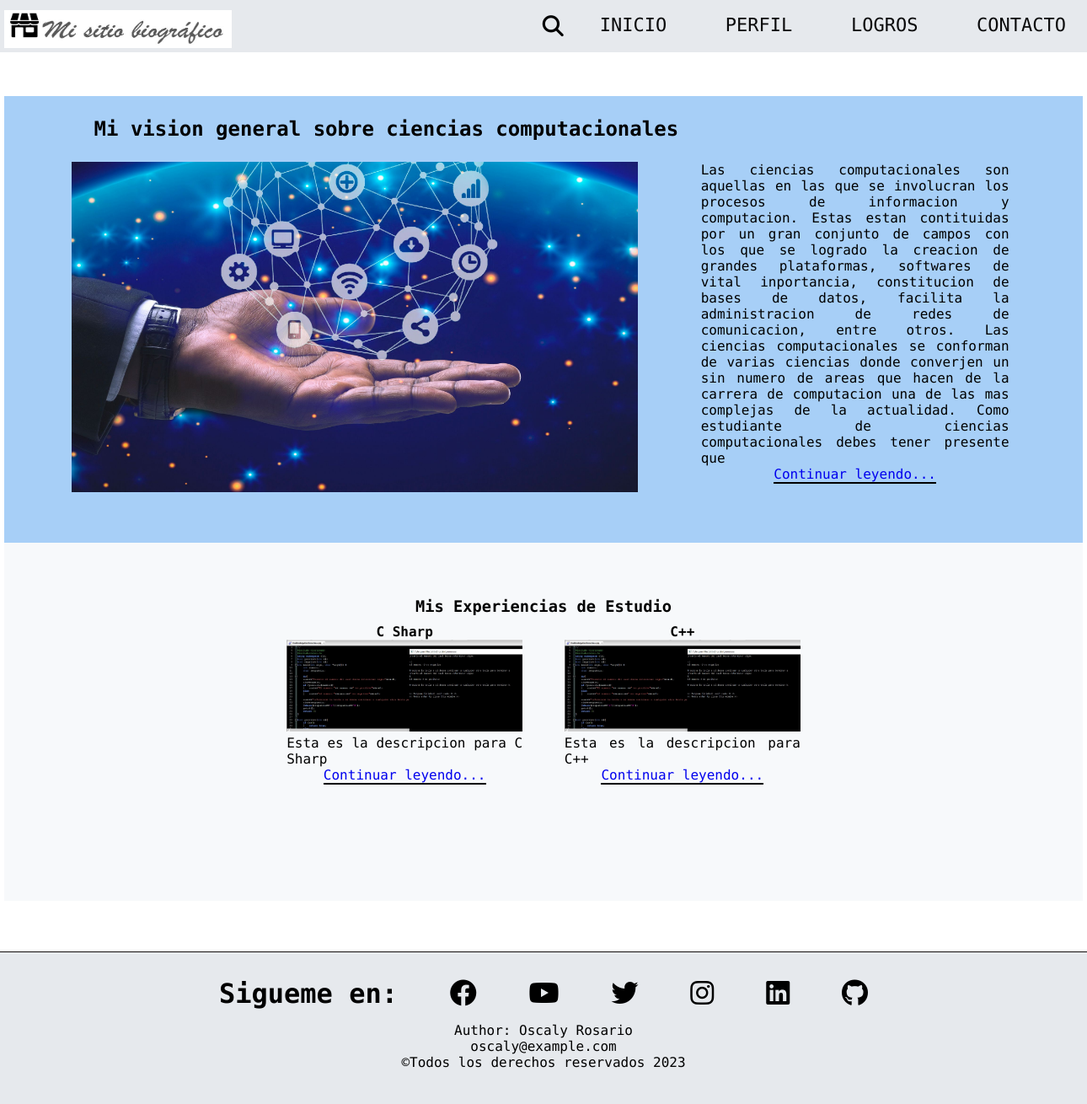
The app's page /perfil/ with its own data.
### perfil/models.py (models this page shows, shortened)
class Profile(models.Model):
    title = models.CharField(max_length = 200, verbose_name='Titulo')
    description = models.TextField(verbose_name = 'Descripcion')
    content = models.TextField (null = True, blank = True, verbose_name = 'Contenido')
    image = models.ImageField(upload_to="perfil", verbose_name= 'Imagen')
    link = models.URLField (null = True, blank = True, verbose_name = 'Enlace')
    created = models.DateTimeField(auto_now_add = True, verbose_name = 'Fecha de creacion')
    updated = models.DateTimeField(auto_now = True, verbose_name = 'Fecha de actualizacion')
    class Meta:
        verbose_name = 'Perfil'
        verbose_name_plural = 'Perfiles'
        ordering = ["-created"]

### perfil/views.py (the view)
# urls.py: path('perfil/', views.profile, name='perfil'),
def profile(request):
    profiles = Profile.objects.all()
    return render (request, 'perfil/perfil.html', {'profiles':profiles})

### perfil/templates/perfil/perfil.html
{% extends 'core/base.html' %}
{% load static %}
    {% block content %}
        <main class = "perfil_main">
            <section class="perfil_intro">
                <div class="intro_content">
                    <h2>Mi vision general sobre ciencias computacionales</h2>
                    <img src="{% static 'core/img/preview_ciencias_computacionales.jpg' %}" alt="img ciencias computacionales">
                    <div class="content_detail">
                        <p>
                            Las ciencias computacionales son aquellas en las que se involucran los procesos de informacion y computacion.
                            Estas estan contituidas por un gran conjunto de campos con los que se logrado la creacion
                            de grandes plataformas, softwares de vital inportancia, constitucion de bases de datos, facilita la administracion
                            de redes de comunicacion, entre otros.
                            Las ciencias computacionales se conforman de varias ciencias donde converjen un sin numero de areas que hacen
                            de la carrera de computacion una de las mas complejas  de la actualidad.
                            Como estudiante de ciencias computacionales debes tener presente que
                        </p>
                        <a class="btn_mas" href="index.html">Continuar leyendo...</a>
                    </div>
                </div>
            </section>
            <section class="sec_conocimientos">
                <div class="def_conocimientos">
                    <h3>Mis Experiencias de Estudio</h3>
                {% for profile in profiles %}
                    <div class="leng_detalles">
                        <h4>{{ profile.title }}</h4>
                        <img src="{{ profile.image.url }}" alt="Imagen c++">
                        <p> {{ profile.description }}
                        </p>
                        <a class="btn_mas" href=" /perfil/{{profile.id }}" target= "_blank">Continuar leyendo...</a>
                    </div>
                {% endfor %}
            </section>
        </main>
       {% endblock %}

### core/static/core/css/main.css (style rules this page uses)
* { padding: 0; margin: 0; text-decoration: none; box-sizing: border-box; list-style: none; }
body { font-family: 'Roboto Mono', sans-serif; font-family: 400; overflow: scroll; text-align: center; }
.home-body { position: relative; top: 0; bottom: 0; left: 0; right: 0; width: 100%; margin: 0 auto; }
.perfil_main { display: grid; width: 1280px; margin-top: 200px ; background-color: #f7f9fb;; margin: 114px auto 60px auto; }
.perfil_intro { background-color: #a7cff7; padding: 10px 80px 50px; }
.intro_content { display: grid; grid-template-columns: 2fr 1fr; }
.intro_content h2 { padding: 15px; }
.intro_content img { grid-column: 1; width: 90%; display: inline-block; margin: 10px 0; }
.btn_mas { border-bottom: 2px solid #000000; }
.content_detail { grid-column: 2; width: 98%; margin-bottom: 10px; margin-top: 10px; }
.content_detail p { text-align: justify; }
.sec_conocimientos { display: grid; width: 1280px; margin-top: 65px; margin: 65px auto; }
.sec_conocimientos p { text-align: justify; }
.leng_detalles { display: inline-block; padding: 10px 20px 45px; max-width: 25%; margin-bottom: 30px; }
.leng_detalles img { width: 100%; }

### records on screen
Profile: title "C Sharp", image (picture), description "Esta es la descripcion para C Sharp"
Profile: title "C++", image (picture), description "Esta es la descripcion para C++"
